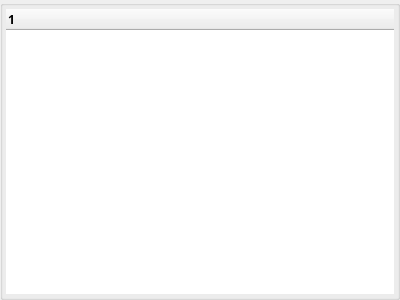
<?xml version="1.0" encoding="UTF-8"?>
<ui version="4.0">
 <class>canItemsTree</class>
 <widget class="QWidget" name="canItemsTree">
  <property name="geometry">
   <rect>
    <x>0</x>
    <y>0</y>
    <width>400</width>
    <height>300</height>
   </rect>
  </property>
  <property name="font">
   <font>
    <family>微软雅黑</family>
    <weight>75</weight>
    <bold>true</bold>
   </font>
  </property>
  <property name="windowTitle">
   <string>Form</string>
  </property>
  <layout class="QVBoxLayout" name="verticalLayout_2">
   <property name="leftMargin">
    <number>0</number>
   </property>
   <property name="topMargin">
    <number>0</number>
   </property>
   <property name="rightMargin">
    <number>0</number>
   </property>
   <property name="bottomMargin">
    <number>0</number>
   </property>
   <item>
    <widget class="QGroupBox" name="groupBox">
     <property name="title">
      <string/>
     </property>
     <layout class="QVBoxLayout" name="verticalLayout" stretch="0">
      <property name="leftMargin">
       <number>3</number>
      </property>
      <property name="topMargin">
       <number>3</number>
      </property>
      <property name="rightMargin">
       <number>3</number>
      </property>
      <property name="bottomMargin">
       <number>3</number>
      </property>
      <item>
       <widget class="QTreeWidget" name="treeWidget">
        <property name="frameShape">
         <enum>QFrame::NoFrame</enum>
        </property>
        <property name="frameShadow">
         <enum>QFrame::Plain</enum>
        </property>
        <property name="alternatingRowColors">
         <bool>true</bool>
        </property>
        <property name="rootIsDecorated">
         <bool>true</bool>
        </property>
        <column>
         <property name="text">
          <string notr="true">1</string>
         </property>
        </column>
       </widget>
      </item>
     </layout>
    </widget>
   </item>
  </layout>
 </widget>
 <resources/>
 <connections/>
</ui>
